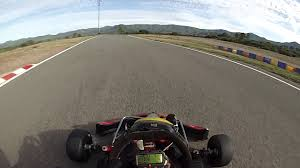
#> input picture test.jpg, 300 x 168 px, given in place of curves_output.mp4, which was not available
$ python map2.py
#> lines starting #> are read from the running program, lines starting #| are printed output that depends on the picture; after the words box and inside, x2 and y2 are one past the last pixel; in counts of white or black regions, pixels touching at a corner belong together; pictures that were not available may be replaced by others from this repository, and a replacement may not be noted
import numpy as np
import cv2
from collections import deque
from scipy.spatial.transform import Rotation

class TrackReconstructor:
    def __init__(self, max_history=1000):
        # Stockage de l'historique des positions et orientations
        self.positions = deque(maxlen=max_history)
        self.orientations = deque(maxlen=max_history)
        self.camera_height = 1.0  # hauteur estimée de la caméra
        self.fov = 90  # champ de vision en degrés
        # Carte vue du dessus
        self.top_view_map = None
        self.map_resolution = 0.1  # mètres par pixel
        self.map_size = (1000, 1000)  # taille en pixels

    def process_frame(self, canny_frame):
        """Traite une frame avec les contours Canny pour extraire la position relative"""
        height, width = canny_frame.shape

        # 1. Séparer les lignes gauche et droite de la piste
        left_region = canny_frame[:, :width//2]
        right_region = canny_frame[:, width//2:]

        # 2. Détecter les lignes principales avec Hough
        left_lines = cv2.HoughLinesP(left_region, 1, np.pi/180, 50,
                                   minLineLength=100, maxLineGap=50)
        right_lines = cv2.HoughLinesP(right_region, 1, np.pi/180, 50,
                                    minLineLength=100, maxLineGap=50)

        if left_lines is None or right_lines is None:
            return None

        # 3. Estimer la direction moyenne de la piste
        track_direction = self._estimate_track_direction(left_lines, right_lines)

        # 4. Estimer la largeur de la piste
        track_width = self._estimate_track_width(left_lines, right_lines)

        # 5. Estimer le déplacement relatif
        relative_position = self._estimate_relative_position(track_direction, track_width)

        return relative_position

    def _estimate_track_direction(self, left_lines, right_lines):
        """Estime la direction de la piste à partir des lignes détectées"""
        all_angles = []

        for lines in [left_lines, right_lines]:
            for line in lines:
                x1, y1, x2, y2 = line[0]
                angle = np.arctan2(y2 - y1, x2 - x1)
                all_angles.append(angle)

        # Utiliser la moyenne des angles comme direction
        mean_angle = np.mean(all_angles)
        return mean_angle

    def _estimate_track_width(self, left_lines, right_lines):
        """Estime la largeur de la piste en pixels"""
        # Prendre les points moyens des lignes gauche et droite
        left_points = np.mean([line[0] for line in left_lines], axis=0)
        right_points = np.mean([line[0] for line in right_lines], axis=0)

        # Calculer la distance moyenne
        width = np.linalg.norm(right_points - left_points)
        return width

    def _estimate_relative_position(self, track_direction, track_width):
        """Estime la position relative basée sur la direction et la largeur"""
        # Convertir la largeur en pixels en distance métrique approximative
        estimated_distance = (self.camera_height * track_width) / (2 * np.tan(np.radians(self.fov/2)))

        # Créer le vecteur de déplacement
        displacement = np.array([
            estimated_distance * np.cos(track_direction),
            estimated_distance * np.sin(track_direction)
        ])

        return displacement

    def update_map(self, relative_position):
        """Met à jour la carte vue du dessus avec la nouvelle position"""
        if self.top_view_map is None:
            self.top_view_map = np.zeros(self.map_size, dtype=np.uint8)

        # Convertir la position relative en coordonnées de la carte
        map_position = (
            int(relative_position[0] / self.map_resolution + self.map_size[0]//2),
            int(relative_position[1] / self.map_resolution + self.map_size[1]//2)
        )

        # Dessiner la nouvelle position sur la carte
        cv2.circle(self.top_view_map, map_position, 2, 255, -1)

        # Si on a suffisamment de points, dessiner les connexions
        if len(self.positions) > 1:
            prev_position = self.positions[-1]
            prev_map_position = (
                int(prev_position[0] / self.map_resolution + self.map_size[0]//2),
                int(prev_position[1] / self.map_resolution + self.map_size[1]//2)
            )
            cv2.line(self.top_view_map, prev_map_position, map_position, 255, 1)

        # Sauvegarder la position
        self.positions.append(relative_position)

    def process_video_frame(self, frame):
        """Traite une frame de la vidéo"""
        # Appliquer Canny si ce n'est pas déjà fait
        if len(frame.shape) > 2:
            gray = cv2.cvtColor(frame, cv2.COLOR_BGR2GRAY)
            canny = cv2.Canny(gray, 50, 150)
        else:
            canny = frame

        # Obtenir la position relative
        relative_position = self.process_frame(canny)

        if relative_position is not None:
            # Mettre à jour la carte
            self.update_map(relative_position)

        return self.top_view_map

# Création du reconstructeur
reconstructor = TrackReconstructor()

# Pour une vidéo
cap = cv2.VideoCapture('curves_output.mp4')

while cap.isOpened():
    ret, frame = cap.read()
#> frame is the input picture: shape (168, 300, 3); mean B, G, R 116.7, 123.3, 126.3
    if not ret:
        break

    # Obtenir la carte mise à jour
    top_view = reconstructor.process_video_frame(frame)
#> in process_video_frame, `gray = cv2.cvtColor(frame, cv2.COLOR_BGR2GRAY)`:
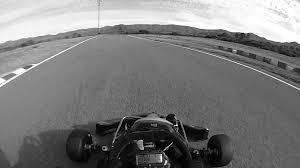
#> gray: shape (168, 300); min 0, max 255, mean 123.4
#> in process_video_frame, `canny = cv2.Canny(gray, 50, 150)`:
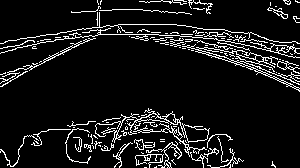
#> canny: shape (168, 300); 9.3% white in thin lines or dots
#> in process_frame, `left_region = canny_frame[:, :width//2]`:
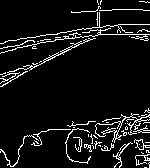
#> left_region: shape (168, 150); 7.7% white in thin lines or dots
#> in process_frame, `right_region = canny_frame[:, width//2:]`:
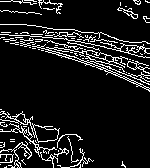
#> right_region: shape (168, 150); 10.8% white in thin lines or dots
#> in process_frame, `left_lines = cv2.HoughLinesP(left_region, 1, np.pi/180, 50, minLineLen..`: left_lines = [[7, 80, 146, 10], [2, 81, 110, 26], [46, 34, 149, 34], [15, 48, 129, 24], [0, 48, 124, 24], [5, 41, 107, 25], [41, 131, 149, 112]]
#> in process_frame, `right_lines = cv2.HoughLinesP(right_region, 1, np.pi/180, 50, minLineL..`: right_lines = [[10, 38, 144, 79], [0, 34, 145, 41], [2, 37, 149, 84], [3, 32, 143, 69], [20, 33, 145, 64], [13, 24, 149, 57], [33, 25, 145, 48], [1, 32, 141, 77], [34, 34, 149, 90], [16, 33, 148, 65], [7, 32, 147, 75], [9, 35, 147, 42]]
#> the loop in _estimate_track_direction, `for lines in [left_lines, right_lines]:` made 2 passes
#> after the loop in _estimate_track_direction, `for lines in [left_lines, right_lines]:`: all_angles = [-0.467, -0.471, 0, -0.207, -0.191, -0.156, -0.174, 0.297, 0.0482, 0.309, 0.258, 0.243, 0.238, 0.203, 0.311, 0.453, 0.238, 0.298, 0.0507]
#> in _estimate_track_direction, `mean_angle = np.mean(all_angles)`: mean_angle = 0.0674
#> in _estimate_track_width, `left_points = np.mean([line[0] for line in left_lines], axis=0)`: left_points = [16.57, 66.14, 130.6, 36.43]
#> in _estimate_track_width, `right_points = np.mean([line[0] for line in right_lines], axis=0)`: right_points = [12.33, 32.42, 146, 65.92]
#> in _estimate_track_width, `width = np.linalg.norm(right_points - left_points)`: width = 47.57
#> in _estimate_relative_position, `estimated_distance = (self.camera_height * track_width) / (2 * np.tan(..`: estimated_distance = 23.79
#> in _estimate_relative_position, `displacement = np.array([ estimated_distance * np.cos(track_direction)..`: displacement = [23.73, 1.6]
#> in update_map, `map_position = ( int(relative_position[0] / self.map_resolution + self..`: map_position = (737, 516)
#> in update_map, `cv2.circle(self.top_view_map, map_position, 2, 255, -1)`:
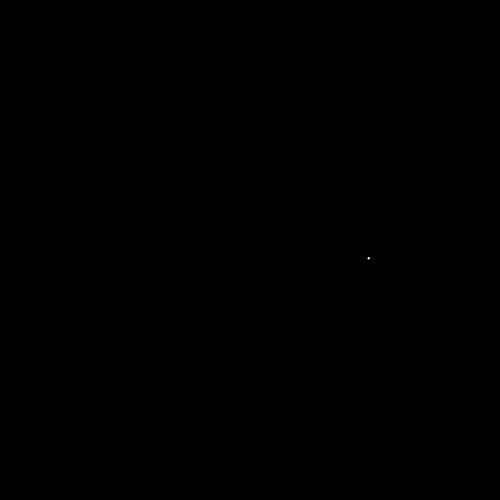
#> self.top_view_map: shape (1000, 1000) (shown at 1/2 size); 0% white in thin lines or dots, all inside (x1, y1, x2, y2) = (735, 514, 740, 519)

    # Afficher la carte
    if top_view is not None:
        cv2.imshow('Track Map', top_view)

    if cv2.waitKey(1) & 0xFF == ord('q'):
#> (key q is pressed here)
        break

cap.release()
cv2.destroyAllWindows()

$ run again, on frame_0000_keypoints.png
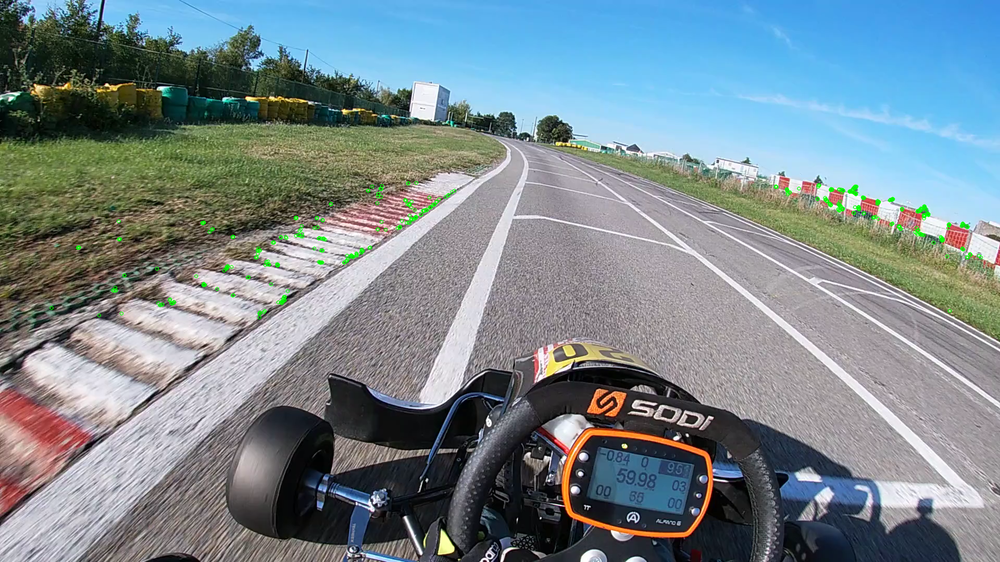
#> input picture frame_0000_keypoints.png, 1000 x 562 px, shrunk from 1920 x 1080 before the run, given in place of curves_output.mp4, which was not available
#> frame is the input picture: shape (562, 1000, 3); mean B, G, R 142.1, 135.9, 121.1
#> in process_video_frame, `canny = cv2.Canny(gray, 50, 150)`:
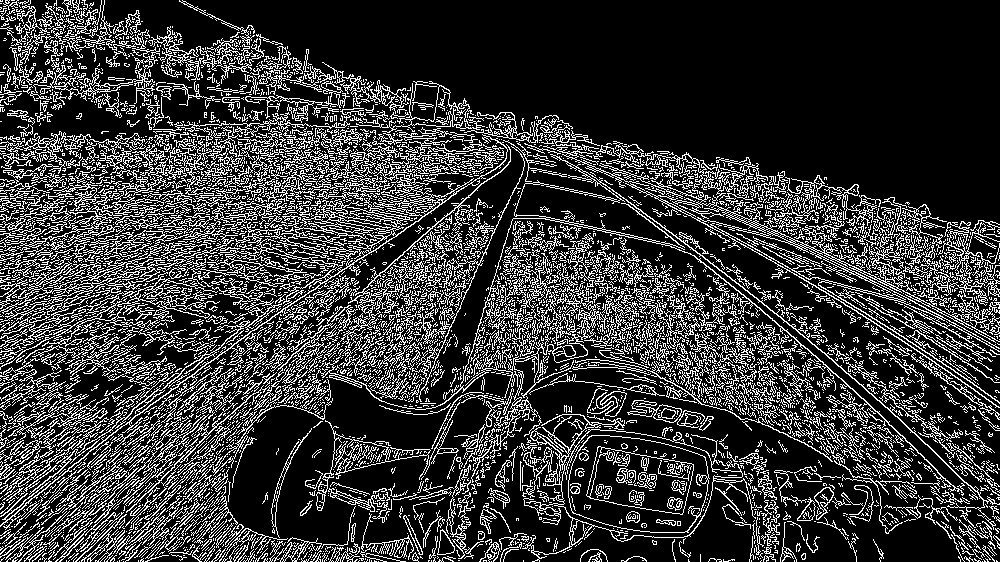
#> canny: shape (562, 1000); 21.8% white in thin lines or dots
#> left_region: shape (562, 500); 26.6% white in thin lines or dots
#> in process_frame, `right_region = canny_frame[:, width//2:]`:
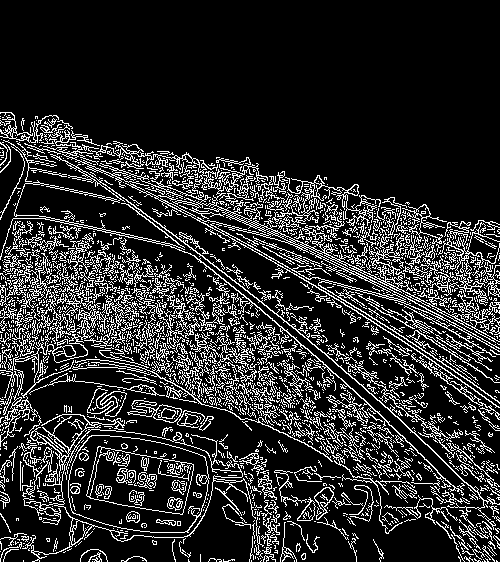
#> right_region: shape (562, 500); 17.1% white in thin lines or dots, all inside (x1, y1, x2, y2) = (0, 112, 500, 562)
#> left_lines = 502 rows, first 6: [29, 559, 471, 117], [16, 1, 496, 481], [48, 561, 493, 116], [14, 561, 469, 106], [45, 13, 494, 462], [32, 560, 479, 113]
#> right_lines = 318 rows, first 6: [0, 125, 392, 517], [31, 123, 496, 486], [0, 123, 498, 324], [0, 219, 488, 561], [37, 116, 499, 312], [35, 116, 476, 331]
#> the loop in _estimate_track_direction, `for lines in [left_lines, right_lines]:` made 2 passes
#> after the loop in _estimate_track_direction, `for lines in [left_lines, right_lines]:`: all_angles = 820 values, max 1.55 at index 720, min -1.57 at index 675, mean -0.283
#> mean_angle = -0.283
#> left_points = [76.52, 417.7, 386.8, 160.5]
#> right_points = [47.27, 271.7, 422.2, 420]
#> in _estimate_track_width, `width = np.linalg.norm(right_points - left_points)`: width = 301.3
#> estimated_distance = 150.6
#> displacement = [144.6, -42.09]
#> map_position = (1946, 79)
#> self.top_view_map: shape (1000, 1000); every value is 0
